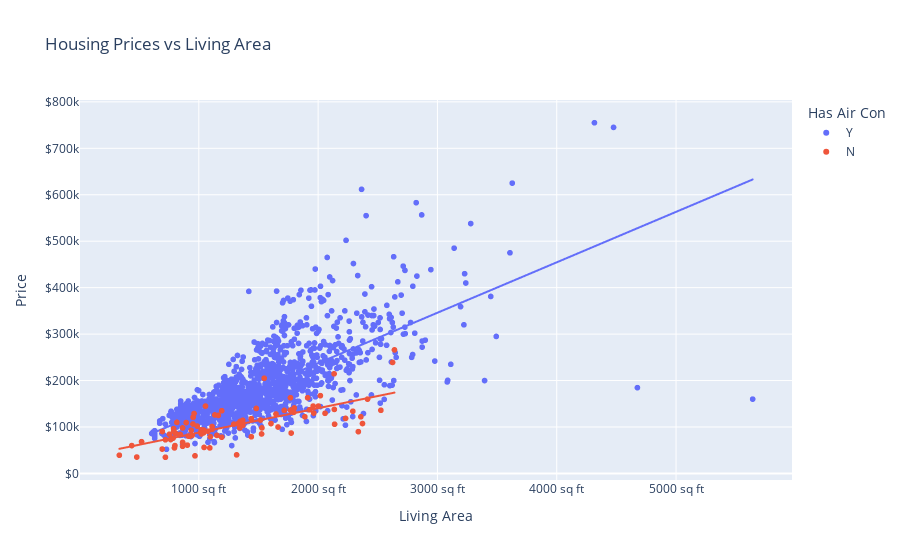

The code cell stored with this chart in its notebook:
### Code cell
## Write your code below


fig = px.scatter(housing_prices_df, 
                 x="GrLivArea", 
                 y="SalePrice", 
                 color="CentralAir",
                title="Housing Prices vs Living Area",
                trendline="ols",
                labels = {"SalePrice":"Price", "GrLivArea":"Living Area", "CentralAir": "Has Air Con"}
                )


fig.update_yaxes(tickprefix='$')
fig.update_xaxes(ticksuffix=' sq ft')
fig.show()

### Figure 1 — Plotly figure (JSON) as saved in the notebook; plotly's stock layout.template omitted (floating-point values rounded to 4 significant figures; data arrays with more than 128 entries replaced by an {"elided": "..."} marker saying what was removed)
{"data": [{"hovertemplate": "Has Air Con=Y<br>Living Area=%{x}<br>Price=%{y}<extra></extra>", "legendgroup": "Y", "marker": {"color": "#636efa", "symbol": "circle"}, "mode": "markers", "name": "Y", "showlegend": true, "type": "scattergl", "x": {"elided": "1365 int values"}, "xaxis": "x", "y": {"elided": "1365 int values"}, "yaxis": "y"}, {"hovertemplate": "<b>OLS trendline</b><br>SalePrice = 108.582 * GrLivArea + 20225.1<br>R<sup>2</sup>=0.515264<br><br>Has Air Con=Y<br>Living Area=%{x}<br>Price=%{y} <b>(trend)</b><extra></extra>", "legendgroup": "Y", "marker": {"color": "#636efa", "symbol": "circle"}, "mode": "lines", "name": "Y", "showlegend": false, "type": "scattergl", "x": {"elided": "1365 int values"}, "xaxis": "x", "y": {"elided": "1365 float values"}, "yaxis": "y"}, {"hovertemplate": "Has Air Con=N<br>Living Area=%{x}<br>Price=%{y}<extra></extra>", "legendgroup": "N", "marker": {"color": "#EF553B", "symbol": "circle"}, "mode": "markers", "name": "N", "showlegend": true, "type": "scattergl", "x": [520, 1317, 1152, 816, 1111, 1605, 1768, 1526, 2291, 835, 1517, 754, 1096, 864, 1328, 1440, 1928, 764, 1548, 1716, 803, 2134, 1192, 1040, 1111, 904, 784, 1056, 2624, 1134, 694, 1440, 1344, 2414, 720, 789, 1294, 334, 1647, 1795, 1368, 864, 800, 1369, 1774, 1092, 960, 1768, 1040, 2640, 1529, 2138, 1044, 936, 1482, 1800, 894, 2230, 951, 1015, 2002, 480, 1958, 968, 1192, 2019, 1164, 1077, 944, 1664, 1022, 845, 2337, 1040, 438, 986, 1020, 924, 912, 2136, 1964, 2058, 1889, 2372, 720, 796, 693, 2358, 790, 864, 2526, 1912, 1040, 952, 1346], "xaxis": "x", "y": [68500, 40000, 82000, 110000, 101000, 107400, 136500, 85000, 133900, 83000, 115000, 84500, 79000, 98000, 107000, 79000, 137000, 73000, 205000, 135900, 87000, 214500, 78000, 87500, 95000, 61000, 76000, 145000, 239000, 126000, 90350, 118000, 98000, 160000, 34900, 96500, 106250, 39300, 128000, 131500, 114504, 67000, 60000, 103600, 87000, 55000, 129000, 163000, 93500, 265979, 98000, 106000, 55993, 93000, 140000, 141000, 109500, 118500, 106500, 88000, 145000, 35311, 145000, 37900, 135000, 167500, 125000, 91000, 82000, 100000, 85000, 84000, 90000, 92900, 60000, 102000, 94000, 80000, 80500, 137900, 130000, 129500, 122000, 107500, 72500, 55000, 52500, 122000, 91000, 58500, 136000, 163000, 90000, 121000, 112000], "yaxis": "y"}, {"hovertemplate": "<b>OLS trendline</b><br>SalePrice = 52.4734 * GrLivArea + 35529.1<br>R<sup>2</sup>=0.515971<br><br>Has Air Con=N<br>Living Area=%{x}<br>Price=%{y} <b>(trend)</b><extra></extra>", "legendgroup": "N", "marker": {"color": "#EF553B", "symbol": "circle"}, "mode": "lines", "name": "N", "showlegend": false, "type": "scattergl", "x": [334, 438, 480, 520, 693, 694, 720, 720, 754, 764, 784, 789, 790, 796, 800, 803, 816, 835, 845, 864, 864, 864, 894, 904, 912, 924, 936, 944, 951, 952, 960, 968, 986, 1015, 1020, 1022, 1040, 1040, 1040, 1040, 1044, 1056, 1077, 1092, 1096, 1111, 1111, 1134, 1152, 1164, 1192, 1192, 1294, 1317, 1328, 1344, 1346, 1368, 1369, 1440, 1440, 1482, 1517, 1526, 1529, 1548, 1605, 1647, 1664, 1716, 1768, 1768, 1774, 1795, 1800, 1889, 1912, 1928, 1958, 1964, 2002, 2019, 2058, 2134, 2136, 2138, 2230, 2291, 2337, 2358, 2372, 2414, 2526, 2624, 2640], "xaxis": "x", "y": [53060.0, 58510.0, 60720.0, 62820.0, 71890.0, 71950.0, 73310.0, 73310.0, 75090.0, 75620.0, 76670.0, 76930.0, 76980.0, 77300.0, 77510.0, 77670.0, 78350.0, 79340.0, 79870.0, 80870.0, 80870.0, 80870.0, 82440.0, 82970.0, 83380.0, 84010.0, 84640.0, 85060.0, 85430.0, 85480.0, 85900.0, 86320.0, 87270.0, 88790.0, 89050.0, 89160.0, 90100.0, 90100.0, 90100.0, 90100.0, 90310.0, 90940.0, 92040.0, 92830.0, 93040.0, 93830.0, 93830.0, 95030.0, 95980.0, 96610.0, 98080.0, 98080.0, 103400.0, 104600.0, 105200.0, 106100.0, 106200.0, 107300.0, 107400.0, 111100.0, 111100.0, 113300.0, 115100.0, 115600.0, 115800.0, 116800.0, 119700.0, 122000.0, 122800.0, 125600.0, 128300.0, 128300.0, 128600.0, 129700.0, 130000.0, 134700.0, 135900.0, 136700.0, 138300.0, 138600.0, 140600.0, 141500.0, 143500.0, 147500.0, 147600.0, 147700.0, 152500.0, 155700.0, 158200.0, 159300.0, 160000.0, 162200.0, 168100.0, 173200.0, 174100.0], "yaxis": "y"}], "layout": {"legend": {"title": {"text": "Has Air Con"}, "tracegroupgap": 0}, "title": {"text": "Housing Prices vs Living Area"}, "xaxis": {"anchor": "y", "domain": [0, 1], "ticksuffix": " sq ft", "title": {"text": "Living Area"}}, "yaxis": {"anchor": "x", "domain": [0, 1], "tickprefix": "$", "title": {"text": "Price"}}}}
